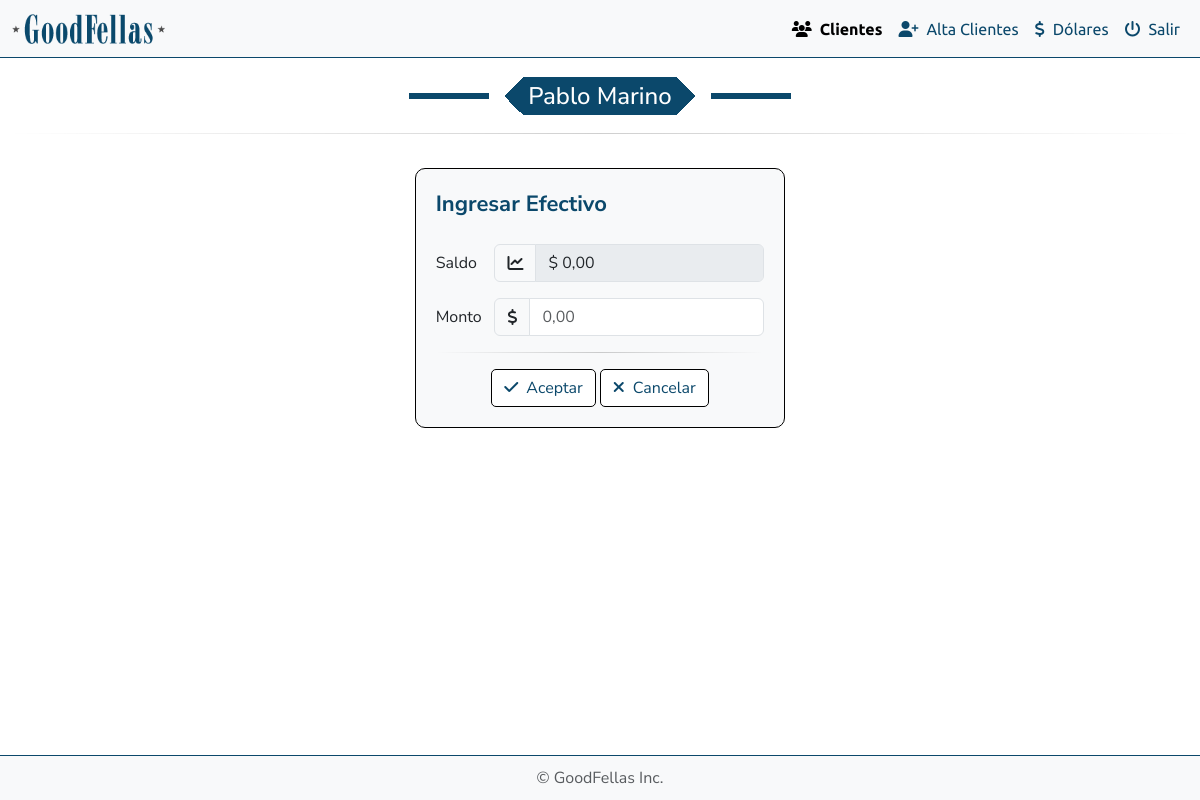
/funciones/ingresar_efectivo.php, run on an earlier commit of the app's database.
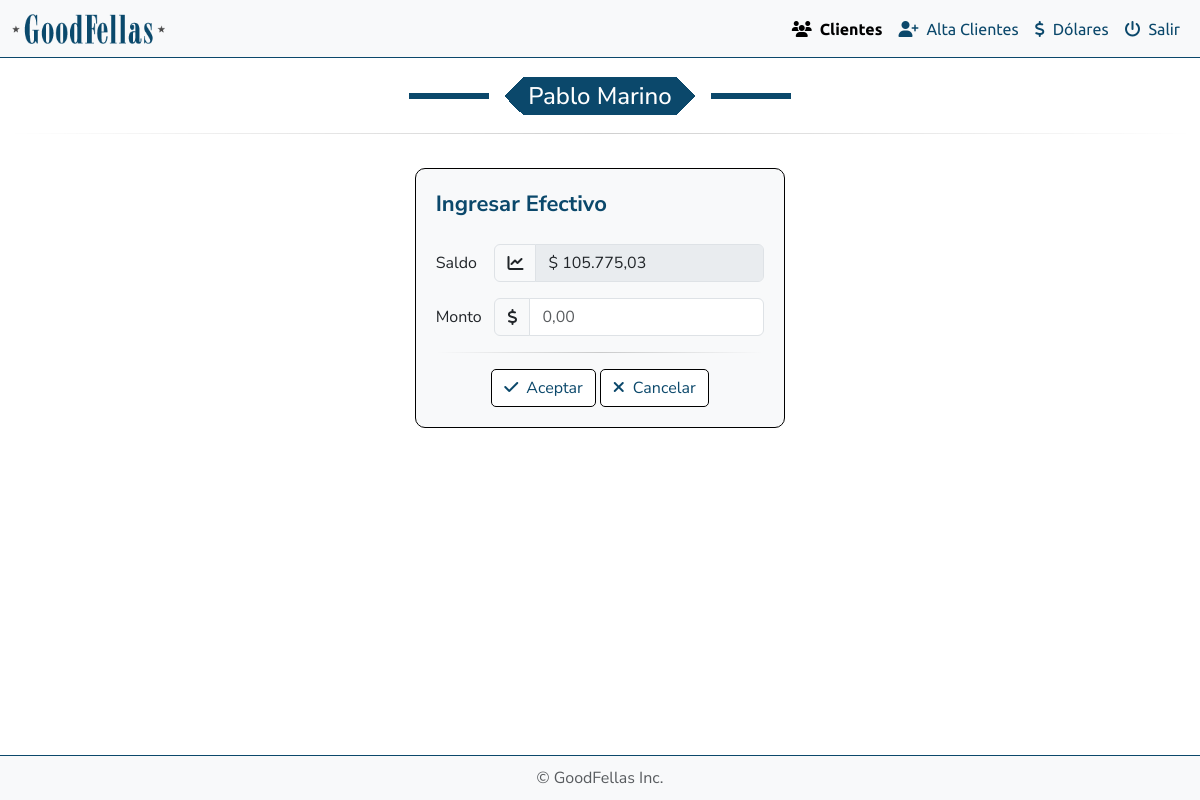
And on a later commit of the database.
### tables this page shows
CREATE TABLE `balance` (
  `id` int(11) NOT NULL,
  `cliente_id` int(11) DEFAULT NULL,
  `efectivo` decimal(10,2) NOT NULL
);

### public_html/funciones/formato_dinero.php (called while the page is built, shortened)
<?php
if (!function_exists('formatear_dinero')) {
    function formatear_dinero($numero)
    {
        return number_format($numero, 2, ',', '.');
    }
}

### public_html/funciones/ingresar_efectivo.php (the view, shortened to what this page needs)
<?php
require_once '../../config/config.php';
require_once '../funciones/formato_dinero.php';
$cliente_id = isset($_GET['cliente_id']) ? intval($_GET['cliente_id']) : 1;
$sql = "SELECT nombre, apellido FROM clientes WHERE cliente_id = :cliente_id";
$stmt = $conexion->prepare($sql);
$stmt->bindParam(':cliente_id', $cliente_id, PDO::PARAM_INT);
$stmt->execute();
$cliente = $stmt->fetch();
$nombre = $cliente['nombre'];
$apellido = $cliente['apellido'];
$sql_saldo = "SELECT efectivo FROM balance WHERE cliente_id = :cliente_id";
$stmt_saldo = $conexion->prepare($sql_saldo);
$stmt_saldo->bindParam(':cliente_id', $cliente_id, PDO::PARAM_INT);
$stmt_saldo->execute();
$saldo_row = $stmt_saldo->fetch();
$saldo_en_pesos = $saldo_row ? floatval($saldo_row['efectivo']) : 0;
$saldo_en_pesos_formateado = formatear_dinero($saldo_en_pesos);
$nombre_y_apellido = htmlspecialchars($nombre . ' ' . $apellido);
?>
<!DOCTYPE html>
<html lang="es">
<head>
    <link rel="stylesheet" href="https://cdn.jsdelivr.net/npm/bootstrap@5.3.0-alpha3/dist/css/bootstrap.min.css">
    <link rel="stylesheet" href="https://cdnjs.cloudflare.com/ajax/libs/bootstrap-icons/1.10.3/font/bootstrap-icons.min.css">
    <link rel="stylesheet" href="https://cdnjs.cloudflare.com/ajax/libs/font-awesome/6.4.0/css/all.min.css">
    <link rel="stylesheet" href="../css/style.css">
</head>
<body>
    <nav class="navbar navbar-expand-lg navbar-light bg-light fixed-top">
        <div class="container-fluid">
            <a class="navbar-brand" href="#"><img src="../img/logo.png" alt="Logo" title="GoodFellas" /></a>
            <div class="collapse navbar-collapse" id="navbarNavDropdown">
                <ul class="navbar-nav ms-auto">
                    <li class="nav-item"><a class="nav-link active" href="../backend/lista_clientes.php"><i class="fa-solid fa-users me-2"></i>Clientes</a></li>
                    <li class="nav-item"><a class="nav-link" href="../backend/alta_clientes.php"><i class="fa-solid fa-user-plus me-2"></i>Alta Clientes</a></li>
                    <li class="nav-item"><a class="nav-link" href="../backend/dolares.php"><i class="fa-solid fa-dollar-sign me-2"></i>Dólares</a></li>
                    <li class="nav-item"><a class="nav-link" href="../logout.php"><i class="fa-solid fa-power-off me-2"></i>Salir</a></li>
                </ul>
            </div>
        </div>
    </nav>
    <div class="row mx-2 mt-navbar">
        <div class="col-12 text-center">
            <h4 class="fancy"><?= $nombre_y_apellido ?></h4>
        </div>
        <hr class="mod">
        <div class="col-4"></div>
        <div class="col-md-12 col-lg-4 text-center">
            <div class="container-fluid my-4 efectivo">
                <h5 class="me-2 cartera titulo-botones mb-4">Ingresar Efectivo</h5>
                <form id="form-ingresar-efectivo" method="POST" data-cliente-id="<?= $cliente_id ?>">
                    <div class="row mb-3 align-items-center">
                        <label for="saldo" class="col-sm-2 col-form-label text-start text-lg-end text-start text-lg-end">Saldo</label>
                        <div class="col-sm-10">
                            <div class="input-group">
                                <span class="input-group-text bg-light"><i class="fa-solid fa-chart-line"></i></span>
                                <input type="text" class="form-control" value="$ <?= $saldo_en_pesos_formateado ?>" readonly disabled>
                            </div>
                        </div>
                    </div>
                    <div class="row mb-3 align-items-center">
                        <label for="monto" class="col-sm-2 col-form-label text-start text-lg-end text-start text-lg-end">Monto</label>
                        <div class="col-sm-10">
                            <div class="input-group">
                                <span class="input-group-text bg-light"><i class="fa-solid fa-dollar-sign"></i></span>
                                <input type="text" step="0.01" class="form-control" id="monto" name="monto" placeholder="0,00" autofocus required>
                            </div>
                        </div>
                    </div>
                    <hr class="mod mb-3">
                    <div class="text-center">
                        <button type="submit" class="btn btn-custom ver"><i class="fa-solid fa-check me-2"></i>Aceptar</button>
                        <button type="button" class="btn btn-custom eliminar" onclick="window.location.href='../backend/lista_clientes.php'">
                            <i class="fa-solid fa-times me-2"></i>Cancelar
                        </button>
                    </div>
                </form>
            </div>
        </div>
        <div class="col-4"></div>
    </div>
    <footer class="footer bg-light">
        <div class="container">
            <span class="text-muted">© GoodFellas Inc.</span>
        </div>
    </footer>
</body>
</html>

What changed in the data, as far as the page shows it:
changed balance: efectivo "$ 0,00" → "$ 105.775,03"
